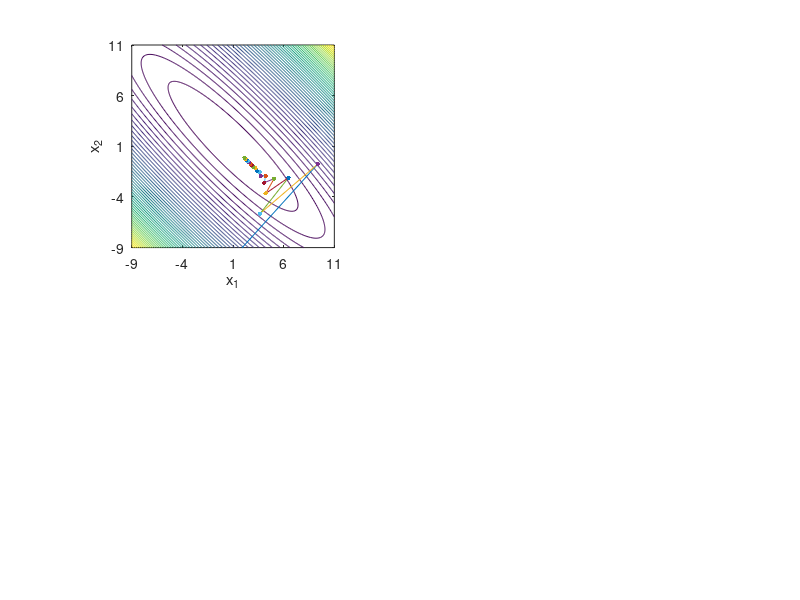
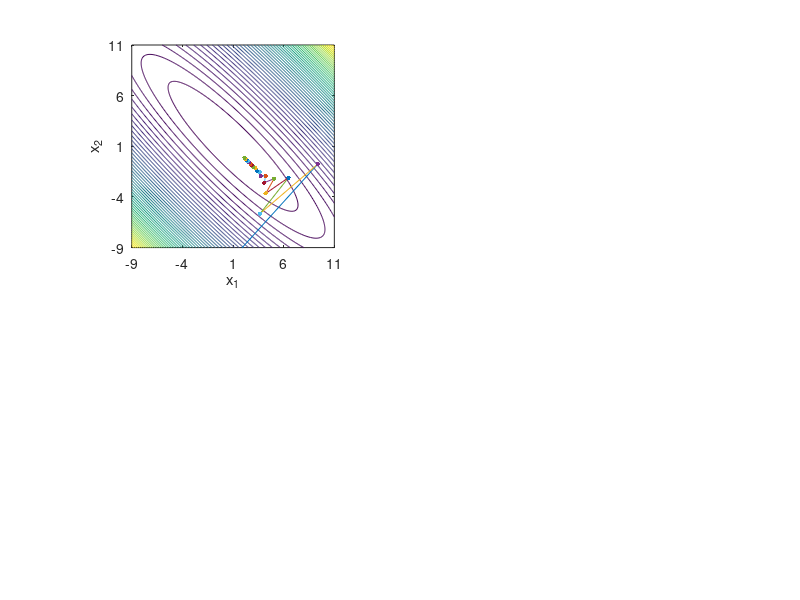
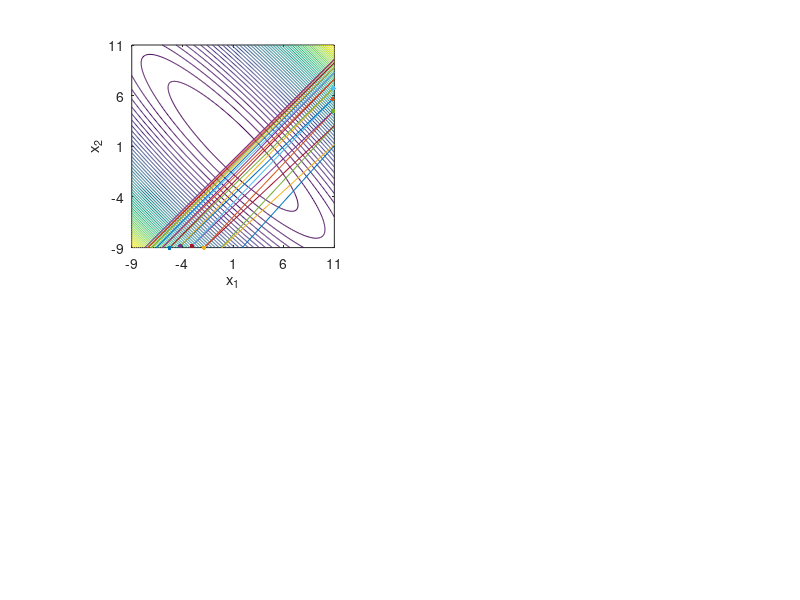
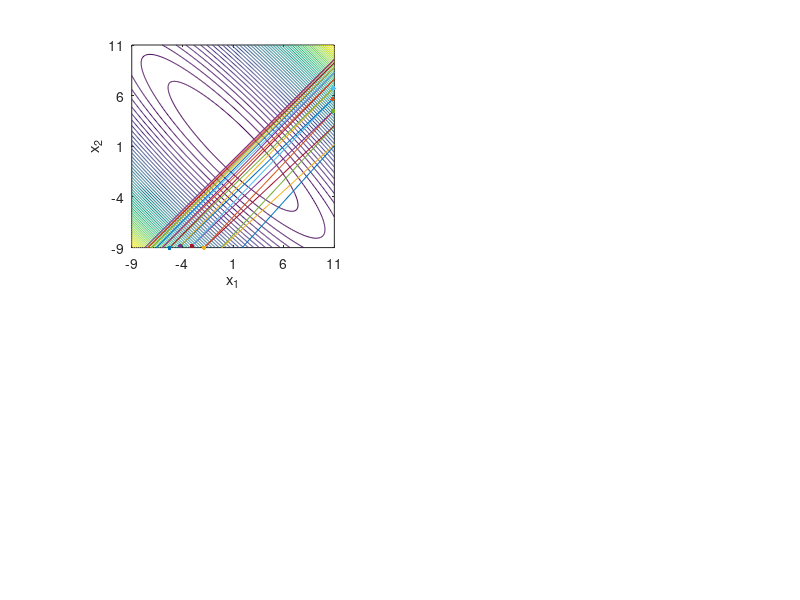

MATLAB code to generate these figures, in order:
% Plot contours of an ellipse with large eigenvalue disparity
% and the results of steepest descent

% Copyright 1999 by Todd K. Moon

v1 = [1;1];
v2 = [1; -1];
lambda1 = 100;
lambda2 = 5;
R = v1*v1'* lambda1 + v2*v2'*lambda2;
b = [200;200];
[Q,v] = eig(R);
Q1 = Q(:,1); q2 = Q(:,2);
xstar = R\b;
x1 = (-10+xstar(1):.1:10+xstar(1))';
x2 = (-10+xstar(2):.1:10+xstar(2))';
[X1,X2] = meshgrid(x1,x2);
Z = X1.^2 .* R(1,1) + X2.^2 .* R(2,2) + 2*X1.*X2.*R(1,2) - 2*b(1).*X1 - 2*b(2).*X2;
 
hold off
subplot(2,2,1)
contour(x1,x2,Z,50);
axis('equal');
axis('square');
hold on
axis([-10+xstar(1) 10+xstar(1) -10+xstar(2) 10+xstar(2)])
set(gca,'XTick',[-10+xstar(1) -5+xstar(1) 0+xstar(1) 5+xstar(1) 10+xstar(1)])
set(gca,'YTick',[-10+xstar(2) -5+xstar(2) 0+xstar(2) 5+xstar(2) 10+xstar(2)])

x = [1;-10];
y = x-xstar;
z = Q*y;
mu = .004;
%mu = .0051;
xn = zeros(2,1);
numiter = 20;
savez = zeros(2,numiter+1);
savez(:,1) = z;
for i = 1:numiter
%  grad = [2*x(1)*R(1,1) + 2*x(2)*R(1,2);
%         2*x(1)*R(1,2) + 2*x(2)*R(2,2)];
  grad = 2*R*x - 2*b;
  xn = x - mu*grad;
  plot([x(1) xn(1)],[x(2) xn(2)]);
  plot(x(1),x(2),'.','MarkerSize',10);
  x =xn;
  savez(:,i+1) = Q*(x-xstar);
end
xlabel('x_1')
ylabel('x_2')
print -dps ../pictures/steepest1a.ps
print -deps ../pictures/steepest1a.eps
input('press return')

clf 
hold off
subplot(2,2,1)
contour(x1,x2,Z,50);
axis('equal');
axis('square');
hold on
axis([-10+xstar(1) 10+xstar(1) -10+xstar(2) 10+xstar(2)])
set(gca,'XTick',[-10+xstar(1) -5+xstar(1) 0+xstar(1) 5+xstar(1) 10+xstar(1)])
set(gca,'YTick',[-10+xstar(2) -5+xstar(2) 0+xstar(2) 5+xstar(2) 10+xstar(2)])

x = [1;-10];
y = x-xstar;
z = Q*y;
%mu = .004;
mu = .0051;
xn = zeros(2,1);
numiter = 20;
savez = zeros(2,numiter+1);
savez(:,1) = z;
for i = 1:numiter
%  grad = [2*x(1)*R(1,1) + 2*x(2)*R(1,2);
%         2*x(1)*R(1,2) + 2*x(2)*R(2,2)];
  grad = 2*R*x - 2*b;
  xn = x - mu*grad;
  plot([x(1) xn(1)],[x(2) xn(2)]);
  plot(x(1),x(2),'.','MarkerSize',10);
  x =xn;
  savez(:,i+1) = Q*(x-xstar);
end
xlabel('x_1')
ylabel('x_2')
print -dps ../pictures/steepest1b.ps
print -deps ../pictures/steepest1b.eps

